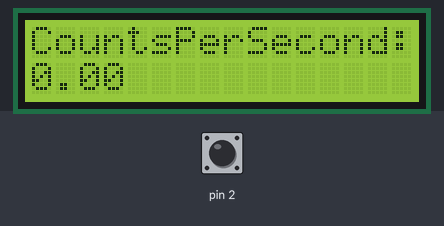
Simulated run of this sketch. Board: Arduino Uno, built with avr-gcc and run on an emulated ATmega328P. On the bench: 16×2 character LCD. Inputs (shaded band) come from the test bench; at power-on: pin 2 LOW. What the sketch prints to the serial monitor is not drawn.

Above: at 1.2 s.
1.3 s: pin 2 driven HIGH
At 2.5 s:
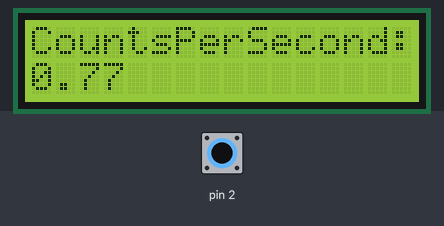
4.3 s: pin 2 pulsed LOW 5 times (0.12 s each, 0.3 s apart)
At 7.1 s:
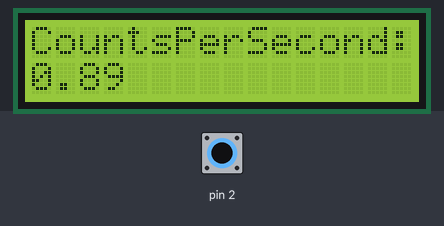
7.5 s: pin 2 pulsed LOW 2 times (0.12 s each, 0.3 s apart)
At 16.9 s:
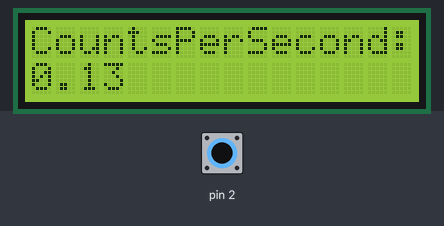
Timing chart, 0 to 18.4 s (numbered marks = the images above; inputs shaded):
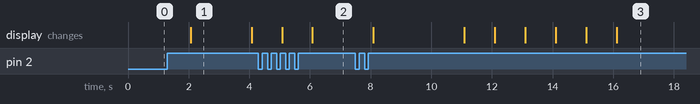

The sketch:

Display.ino
```cpp
#include <LiquidCrystal.h>

//Update frequency, in ms
const int period = 1000;
//Number of events considered
const int size = 20;
float times[size];
float currentSize = 0;
int i = 0;
float tot = 0;
float tNew = 0;
String out = "";
LiquidCrystal lcd(12, 11, 6, 5, 4, 3);
unsigned long t0 = micros();

void setup() {
  // put your setup code here, to run once:
  Serial.begin(9600);
  //Connect pulse output of counter to the pin with the interrupt (will likely want either 2 or 3)
  attachInterrupt(digitalPinToInterrupt(2), increment, RISING);

  lcd.begin(16, 2);
  lcd.print("CountsPerSecond:");
  lcd.setCursor(0, 1);
  lcd.print("0.00");
}

void loop() {
  // put your main code here, to run repeatedly:
  delay(period);
  if (tot > 0 && currentSize > 0) {
    if((micros() - t0) / 1000000.0 > 2 * tot / currentSize) {
      tot -= times[i];
      times[i] = 0;
      currentSize--;
      if (currentSize <= 0) {
        currentSize = 0;
      }
    }
  }
  if(tot > 0) {
    out = String(currentSize / tot);
  }
  else {
    out = "0.00";
  }
  for(int i = out.length(); i <= 16; i++){
    out += " ";
  }
  lcd.setCursor(0, 1);
  lcd.print(out);
}

void increment() {
  unsigned long e = micros();
  unsigned long t = e - t0;
  t0 = e;
  byte buf[4] = {t & 0xFF , (t >> 8) & 0xFF, (t >> 16) & 0xFF, (t >> 24) & 0xFF};
  Serial.write(buf, 4);
  tNew = t / 1000000.0;
  tot += tNew - times[i];
  times[i] = tNew;
  i = (i + 1) % size;
  currentSize++;
  if (currentSize >= size) {
    currentSize = size;
  }
}
```

Measured:
- after the input at 1.3 s, the display: changes after 0.77 s (image 1)
- after the input at 4.3 s, the display: first changes after 0.78 s (image 2 shows a later state)
- what the display in image 1 shows lasts 2.0 s, from 2.1 s to 4.1 s
